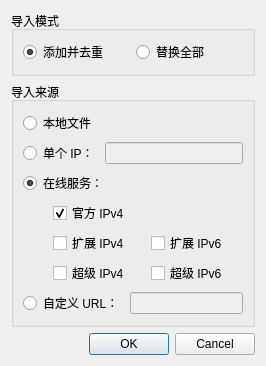
<?xml version="1.0" encoding="UTF-8"?>
<ui version="4.0">
 <class>Dialog</class>
 <widget class="QDialog" name="Dialog">
  <property name="geometry">
   <rect>
    <x>0</x>
    <y>0</y>
    <width>266</width>
    <height>326</height>
   </rect>
  </property>
  <property name="windowTitle">
   <string>导入选项</string>
  </property>
  <layout class="QVBoxLayout" name="verticalLayout">
   <item>
    <widget class="QGroupBox" name="groupBox_Mode">
     <property name="title">
      <string>导入模式</string>
     </property>
     <layout class="QHBoxLayout" name="horizontalLayout">
      <item>
       <widget class="QRadioButton" name="radioAppend">
        <property name="text">
         <string>添加并去重</string>
        </property>
        <property name="checked">
         <bool>true</bool>
        </property>
       </widget>
      </item>
      <item>
       <widget class="QRadioButton" name="radioReplace">
        <property name="text">
         <string>替换全部</string>
        </property>
       </widget>
      </item>
     </layout>
    </widget>
   </item>
   <item>
    <widget class="QGroupBox" name="groupBox_Source">
     <property name="sizePolicy">
      <sizepolicy hsizetype="Preferred" vsizetype="Expanding">
       <horstretch>0</horstretch>
       <verstretch>0</verstretch>
      </sizepolicy>
     </property>
     <property name="title">
      <string>导入来源</string>
     </property>
     <layout class="QVBoxLayout" name="verticalLayout_2">
      <item>
       <widget class="QRadioButton" name="radioLocalFile">
        <property name="text">
         <string>本地文件</string>
        </property>
       </widget>
      </item>
      <item>
       <layout class="QHBoxLayout" name="horizontalLayout_2">
        <item>
         <widget class="QRadioButton" name="radioSingleIP">
          <property name="text">
           <string>单个 IP：</string>
          </property>
         </widget>
        </item>
        <item>
         <widget class="QLineEdit" name="singleIPEdit">
          <property name="enabled">
           <bool>false</bool>
          </property>
         </widget>
        </item>
       </layout>
      </item>
      <item>
       <widget class="QRadioButton" name="radioOnline">
        <property name="text">
         <string>在线服务：</string>
        </property>
        <property name="checked">
         <bool>true</bool>
        </property>
       </widget>
      </item>
      <item>
       <layout class="QGridLayout" name="gridLayout">
        <property name="leftMargin">
         <number>30</number>
        </property>
        <item row="0" column="0">
         <widget class="QCheckBox" name="chkBox_off4">
          <property name="toolTip">
           <string>官方 IPv4 地址库，约 1000 条 IP。</string>
          </property>
          <property name="text">
           <string>官方 IPv4</string>
          </property>
          <property name="checked">
           <bool>true</bool>
          </property>
         </widget>
        </item>
        <item row="1" column="0">
         <widget class="QCheckBox" name="chkBox_ext4">
          <property name="toolTip">
           <string>扩展 IPv4 地址库</string>
          </property>
          <property name="text">
           <string>扩展 IPv4</string>
          </property>
         </widget>
        </item>
        <item row="1" column="1">
         <widget class="QCheckBox" name="chkBox_ext6">
          <property name="toolTip">
           <string>(不推荐) 扩展 IPv6 地址库</string>
          </property>
          <property name="text">
           <string>扩展 IPv6</string>
          </property>
         </widget>
        </item>
        <item row="2" column="0">
         <widget class="QCheckBox" name="chkBox_full4">
          <property name="toolTip">
           <string>超级 IPv4 地址库，约 23000 条 IP。</string>
          </property>
          <property name="text">
           <string>超级 IPv4</string>
          </property>
         </widget>
        </item>
        <item row="2" column="1">
         <widget class="QCheckBox" name="chkBox_full6">
          <property name="toolTip">
           <string>(不推荐) 超级 IPv6 地址库，约 22000 条 IP。</string>
          </property>
          <property name="text">
           <string>超级 IPv6</string>
          </property>
         </widget>
        </item>
       </layout>
      </item>
      <item>
       <layout class="QHBoxLayout" name="horizontalLayout_3">
        <item>
         <widget class="QRadioButton" name="radioCustomURL">
          <property name="text">
           <string>自定义 URL：</string>
          </property>
         </widget>
        </item>
        <item>
         <widget class="QLineEdit" name="customURLEdit">
          <property name="enabled">
           <bool>false</bool>
          </property>
         </widget>
        </item>
       </layout>
      </item>
     </layout>
    </widget>
   </item>
   <item>
    <widget class="QDialogButtonBox" name="buttonBox">
     <property name="orientation">
      <enum>Qt::Horizontal</enum>
     </property>
     <property name="standardButtons">
      <set>QDialogButtonBox::Cancel|QDialogButtonBox::Ok</set>
     </property>
    </widget>
   </item>
  </layout>
 </widget>
 <resources/>
 <connections>
  <connection>
   <sender>buttonBox</sender>
   <signal>accepted()</signal>
   <receiver>Dialog</receiver>
   <slot>accept()</slot>
   <hints>
    <hint type="sourcelabel">
     <x>248</x>
     <y>254</y>
    </hint>
    <hint type="destinationlabel">
     <x>157</x>
     <y>274</y>
    </hint>
   </hints>
  </connection>
  <connection>
   <sender>buttonBox</sender>
   <signal>rejected()</signal>
   <receiver>Dialog</receiver>
   <slot>reject()</slot>
   <hints>
    <hint type="sourcelabel">
     <x>316</x>
     <y>260</y>
    </hint>
    <hint type="destinationlabel">
     <x>286</x>
     <y>274</y>
    </hint>
   </hints>
  </connection>
  <connection>
   <sender>radioOnline</sender>
   <signal>toggled(bool)</signal>
   <receiver>chkBox_off4</receiver>
   <slot>setEnabled(bool)</slot>
   <hints>
    <hint type="sourcelabel">
     <x>126</x>
     <y>158</y>
    </hint>
    <hint type="destinationlabel">
     <x>141</x>
     <y>185</y>
    </hint>
   </hints>
  </connection>
  <connection>
   <sender>radioOnline</sender>
   <signal>toggled(bool)</signal>
   <receiver>chkBox_ext4</receiver>
   <slot>setEnabled(bool)</slot>
   <hints>
    <hint type="sourcelabel">
     <x>126</x>
     <y>158</y>
    </hint>
    <hint type="destinationlabel">
     <x>141</x>
     <y>211</y>
    </hint>
   </hints>
  </connection>
  <connection>
   <sender>radioOnline</sender>
   <signal>toggled(bool)</signal>
   <receiver>chkBox_ext6</receiver>
   <slot>setEnabled(bool)</slot>
   <hints>
    <hint type="sourcelabel">
     <x>126</x>
     <y>158</y>
    </hint>
    <hint type="destinationlabel">
     <x>141</x>
     <y>237</y>
    </hint>
   </hints>
  </connection>
  <connection>
   <sender>radioSingleIP</sender>
   <signal>toggled(bool)</signal>
   <receiver>singleIPEdit</receiver>
   <slot>setEnabled(bool)</slot>
   <hints>
    <hint type="sourcelabel">
     <x>56</x>
     <y>131</y>
    </hint>
    <hint type="destinationlabel">
     <x>172</x>
     <y>131</y>
    </hint>
   </hints>
  </connection>
  <connection>
   <sender>radioCustomURL</sender>
   <signal>toggled(bool)</signal>
   <receiver>customURLEdit</receiver>
   <slot>setEnabled(bool)</slot>
   <hints>
    <hint type="sourcelabel">
     <x>68</x>
     <y>265</y>
    </hint>
    <hint type="destinationlabel">
     <x>184</x>
     <y>265</y>
    </hint>
   </hints>
  </connection>
 </connections>
</ui>
